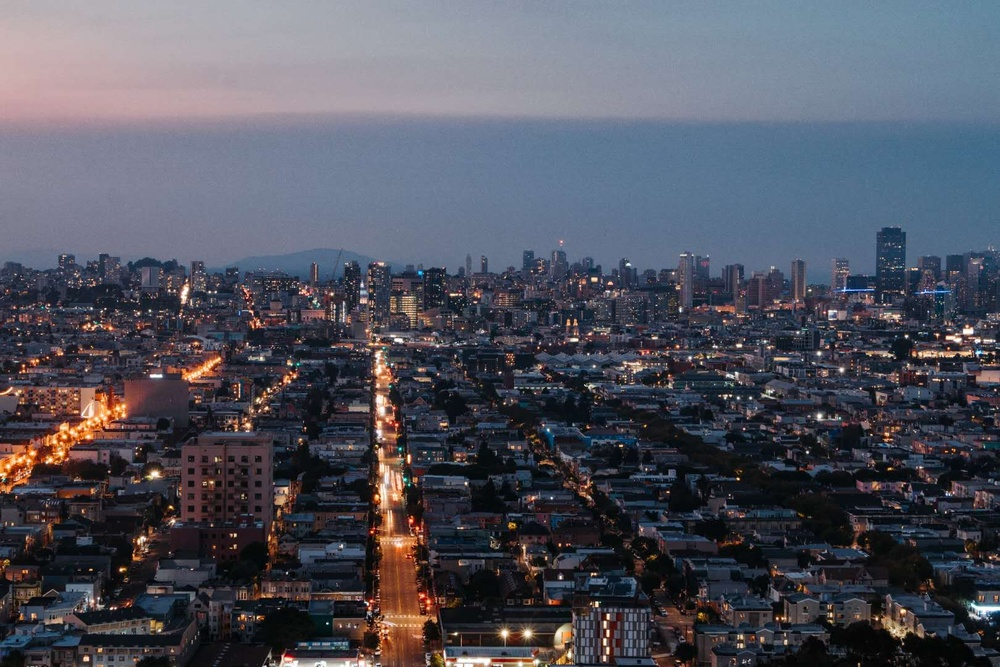
#> input picture OpenCV实战/1_基础操作/test.jpg, 1000 x 667 px, shrunk from 1620 x 1080 before the run
$ python 17_rotare.py
#> lines starting #> are read from the running program, lines starting #| are printed output that depends on the picture
import cv2 as cv
import numpy as np


img = cv.imread("test.jpg")
#> img is the input picture: shape (667, 1000, 3); mean B, G, R 94.1, 82.9, 81.3
img_clockwish90 = cv.rotate(img, cv.ROTATE_90_CLOCKWISE)
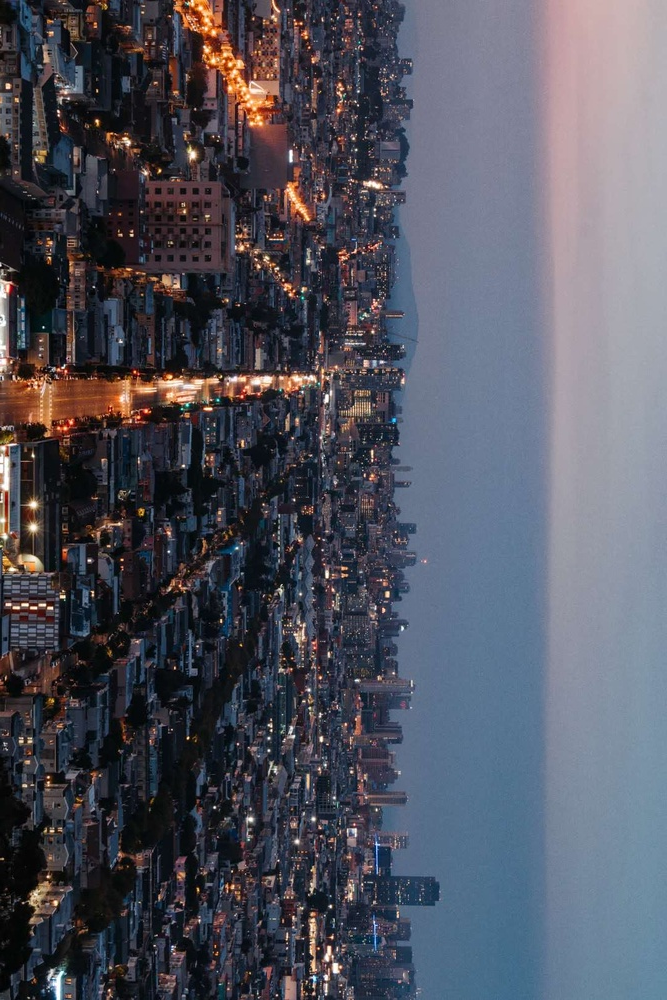
#> img_clockwish90: shape (1000, 667, 3); mean B, G, R 94.1, 82.9, 81.3
img_clockwish180 = cv.rotate(img, cv.ROTATE_180)
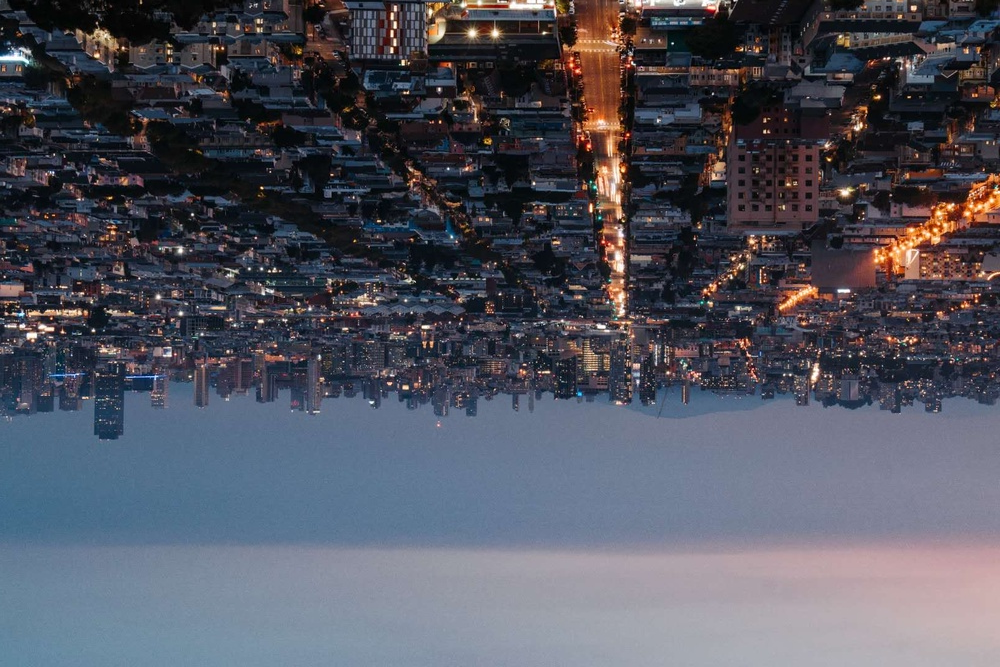
#> img_clockwish180: shape (667, 1000, 3); mean B, G, R 94.1, 82.9, 81.3
img_clockwish270 = cv.rotate(img, cv.ROTATE_90_COUNTERCLOCKWISE)
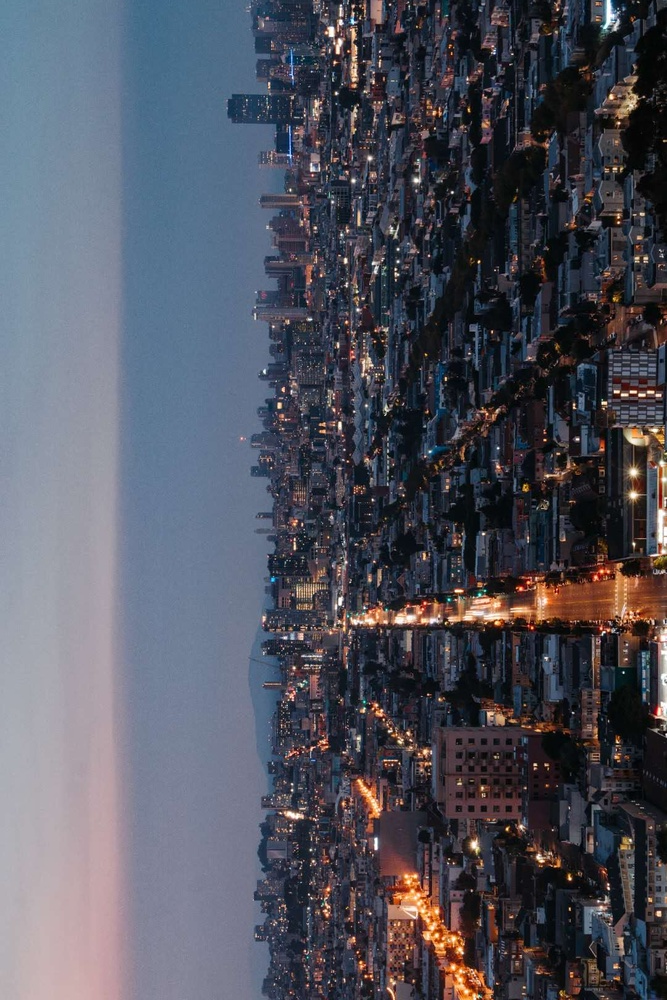
#> img_clockwish270: shape (1000, 667, 3); mean B, G, R 94.1, 82.9, 81.3

cv.imshow("img", img)
cv.imshow("img_clockwish90", img_clockwish90 )
cv.imshow("img_clockwish180",  img_clockwish180)
cv.imshow("img_clockwish270", img_clockwish270)
cv.waitKey(0)

cv.destroyAllWindows()
